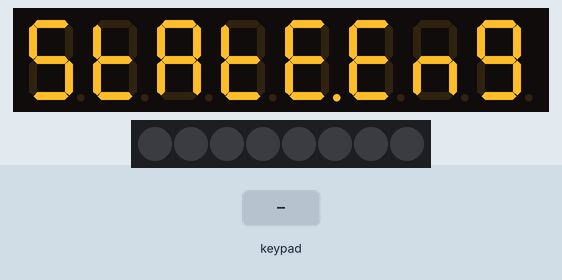
Recording of a sketch running on a simulated Arduino Uno, built with avr-gcc and run on an emulated ATmega328P. Parts: 8-digit seven-segment display, 8 RGB LEDs in strip order, left to right. Wiring (inferred from the names in the program): TM1638 display and keys: STB pin 8; clock pin 9; DIO pin 10. The inputs (shaded band) are chosen by the test bench.

Above: at 0.09 s.
At 0.8 s:
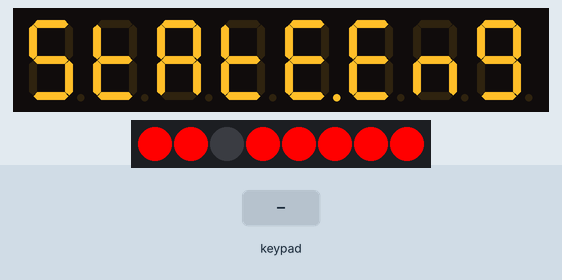
0.9 s: key '2' pressed
2.4 s: key '3' pressed
At 3.28 s:
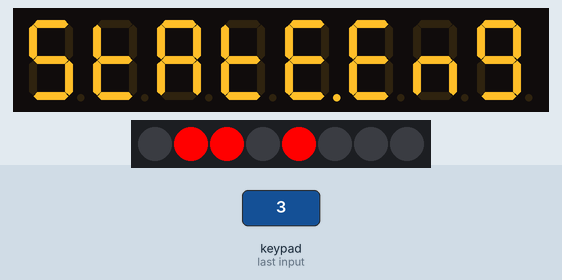
4.2 s: keypad keys 1 2 pressed 0.4 s apart
Timing chart, 0 to 7.2 s (numbered marks = the images above; inputs shaded):
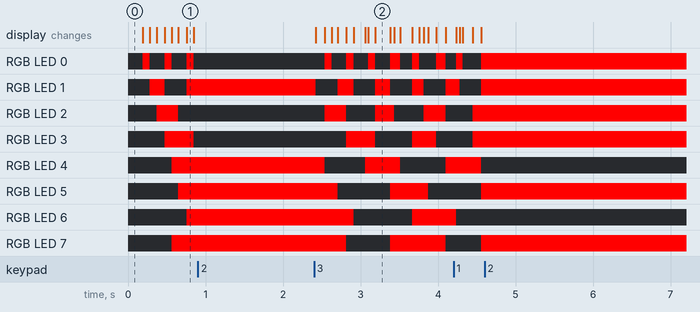

Measured:
- after the input at 0.9 s, every drawn part: stays the same
- after the input at 2.4 s, RGB LED 0: alternates RGB(255, 0, 0) for 0.09 s and off for 0.19 s, starting after 0.14 s; RGB LED 1: alternates RGB(255, 0, 0) for 0.19 s and off for 0.28 s, starting at once

The sketch:

StateMachine_8LED_1638_all_inFunc.ino
```cpp
#include<avr/io.h>

const int strobePin = 8;  // STB ... brwn ... 8 (PB0)
const int clockPin = 9;   // CLK ... wht  ... 9 (PB1)
const int dataPin = 10;   // DIO ... grey .. 10 (PB2)
const uint8_t nrState = 8; // how many LEDs are part of the StateEngine

uint8_t numberLED[nrState];
uint16_t counter[nrState];
uint16_t LedOnTime[] = {111, 222, 333, 444, 555, 666, 777, 888};
uint16_t LedOffTime[] = {233, 344, 455, 566, 677, 788, 899, 654};
bool LedOnOff[nrState];

// Text:
uint8_t stateEng[] = {109, 120, 119, 120, 249, 121, 84, 111}; // "StAtE.Eng" on sevenSegment

void LedState()
{
  for (uint8_t i = 0; i < nrState; i++)
  {
    if ((LedOnOff[i] == true) && (counter[i] > LedOnTime[i]))
    {
      LedOnOff[i] = false;    // state engine info
      counter[i] = 0;         // reset counter of LED
      TM1638(i, LedOnOff[i]); // LED off
    }
    else if ((LedOnOff[i] == false) && (counter[i] > LedOffTime[i]))
    {
      LedOnOff[i] = true;     // state engine info
      counter[i] = 0;         // reset counter
      TM1638(i, LedOnOff[i]); // LED on
    }
  }
}

void shiftOL(uint8_t value)
{
  for (uint8_t i = 0; i < 8; i++)
  {
    digitalWrite(dataPin, (value & (1 << i)));
    digitalWrite(clockPin, 1);
    digitalWrite(clockPin, 0);
  }
}

uint8_t shiftIL(void)
{
  uint8_t  value = 0;
  for (uint8_t i = 0; i < 8; i++)
  {
    digitalWrite(clockPin, HIGH);
    value |= digitalRead(dataPin) << i;
    digitalWrite(clockPin, LOW);
  }
  return value;
}


void sendCommand(uint8_t value)     // to do: integrate this Func. with ShiftOL (8/16 Bit)
{
  digitalWrite(strobePin, LOW);
  shiftOL(value);
  digitalWrite(strobePin, HIGH);
}

void TM1638 (uint8_t digitPos, uint8_t digit)           // User_Interface: digitPos 0 - 7 are the 8 LEDs
{ // digitPos 8 - 15 are the 8 7Segments
  if (digitPos > 7) digitPos = 176 + (digitPos << 1);   // Data is for a Segment
  else  digitPos = 193 + (digitPos << 1);               // data is for one of the LEDs
  digitalWrite(strobePin, LOW);
  shiftOL(digitPos);
  shiftOL(digit);
  digitalWrite(strobePin, HIGH);
}

uint8_t TM1638Button(void)
{
  uint8_t buttons = 0;
  digitalWrite(strobePin, LOW);
  shiftOL(0x42);
  pinMode(dataPin, INPUT);
  for (uint8_t i = 0; i < 4; i++)
  {
    uint8_t value = ((shiftIL()) << i);
    buttons |= value;
  }
  pinMode(dataPin, OUTPUT);
  digitalWrite(strobePin, HIGH);
  return buttons;
}

int main (void) {
  cli();                    // turn Interrupts off
  TCCR1A = 0;               // Timer1 | mode selection CTC
  OCR1A = 50;               // Timer1 | compare match register 16MHz/256/ ~1000Hz
  TCCR1B = 12;              // Timer1 | 256 prescaler and CTC-Mode
  TIMSK1 = 2;               // Timer1 | enable timer compare interrupt
  sei();                    // turn Interrupts on
  DDRB = 7;                 // PB 0 - 2 = OUTPUTs
  sendCommand(138);         // activate and set brightness (Max: 0x8f = 143)
  sendCommand(0x44);        // set single address
  for (uint8_t i = 0; i < 8; i++)
  {
    TM1638(i, 0);           // blank all LEDs
    TM1638((i + 8), stateEng[i]); // write Text on 7Segs
  }

  while (1) {
    LedState();
    uint8_t buttons = TM1638Button();
    if (buttons == 2)
    {
      cli();
    }
    if (buttons == 4)
    {
      sei();
    }
  }
}


ISR(TIMER1_COMPA_vect)
{
  for (uint8_t i = 0; i < nrState; i++)
  {
    counter[i]++;
  }
}
```
